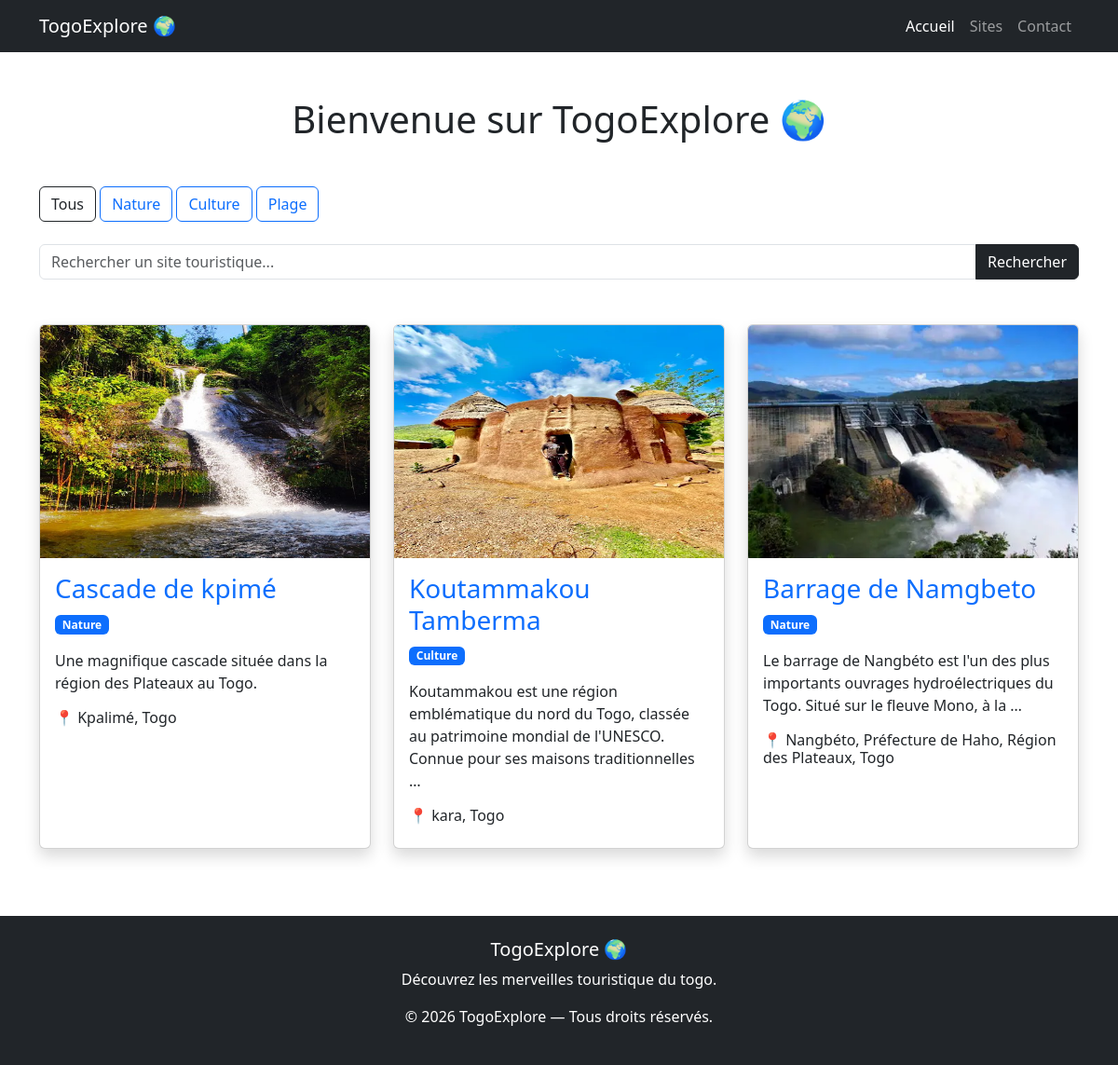
The page / on the database its author committed.
### tourism/models.py (models this page shows, shortened)
class Category(models.Model):
    name = models.CharField(max_length=100)
    def __str__(self):
        return self.name

class TouristSite(models.Model):
    name = models.CharField(max_length=200)
    description = models.TextField()
    location = models.CharField(max_length=255)
    image = models.ImageField(upload_to='site/')
    category = models.ForeignKey(
        Category,
        on_delete=models.CASCADE,
        null=True,
        blank=True
    )
    latitude = models.FloatField(null=True, blank=True)
    longitude = models.FloatField(null=True, blank=True)
    created_at = models.DateTimeField(auto_now_add=True)

### tourism/views.py (the view)
# urls.py: 2. Add a URL to urlpatterns:  path('', views.home, name='home')
def home(request):
    query = request.GET.get('q')
    category_id = request.GET.get('category')
    sites = TouristSite.objects.all()
    if query:
        sites = sites.filter(name__icontains=query)
    if category_id:
        sites = sites.filter(category_id=category_id)
    categories = Category.objects.all()
    context = {
        'sites': sites,
        'categories': categories
    }
    return render(request, 'tourism/index.html', context)

### tourism/templates/tourism/index.html (shortened to what this page needs)
{% load static %}
<!DOCTYPE html>
<html lang="fr">
<head>
    <link href="https://cdn.jsdelivr.net/npm/bootstrap@5.3.7/dist/css/bootstrap.min.css" rel="stylesheet">
</head>
<body>
    <nav class="navbar navbar-expand-lg navbar-dark bg-dark">
        <div class="container">
            <a class="navbar-brand" href="/">
                TogoExplore 🌍
            </a>
            <div class="collapse navbar-collapse" id="navbarNav">
                <ul class="navbar-nav ms-auto">
                    <li class="nav-item">
                        <a class="nav-link active" href="/">
                            Accueil
                        </a>
                    </li>
                    <li class="nav-item">
                        <a class="nav-link" href="/">
                            Sites
                        </a>
                    </li>
                    <li class="nav-item">
                        <a class="nav-link" href="{% url 'contact' %}">
                            Contact
                        </a>
                    </li>
                </ul>
            </div>
        </div>
    </nav>
    <div class="container mt-5">
        <h1 class="text-center mb-5">
            Bienvenue sur TogoExplore 🌍
        </h1>
        <div class="mb-4">
    <a href="/" class="btn btn-outline-dark">
        Tous
    </a>
    {% for category in categories %}
        <a href="/?category={{ category.id }}"
           class="btn btn-outline-primary">
            {{ category.name }}
        </a>
    {% endfor %}
</div>
        <div class="row">
          <form method="GET" class="mb-5">
    <div class="input-group">
        <input type="text"
               name="q"
               class="form-control"
               placeholder="Rechercher un site touristique...">
        <button class="btn btn-dark">
            Rechercher
        </button>
    </div>
</form>
            {% for site in sites %}
            <div class="col-md-4 mb-4">
                <div class="card shadow h-100">
                    <img src="{{ site.image.url }}"
                         class="card-img-top"
                         height="250">
                    <div class="card-body">
                        <h3 class="card-title">
                            <a href="{% url 'site_detail' site.id %}"
                               class="text-decoration-none">
                                {{ site.name }}
                            </a>
                        </h3>
                        <p class="badge bg-primary">
                        {{ site.category }}
                        </p>
                        <p class="card-text">
                            {{ site.description|truncatewords:20 }}
                        </p>
                        <h6>
                            📍 {{ site.location }}
                        </h6>
                    </div>
                </div>
            </div>
            {% endfor %}
        </div>
    </div>
<footer class="bg-dark text-white mt-5 p-4">
      <div class="container text-center">
          <h5>TogoExplore 🌍</h5>
          <p>
            Découvrez les merveilles touristique du togo.
          </p>
          <p>
            © 2026 TogoExplore — Tous droits réservés.
          </p>
      </div>
</footer>
</body>
</html>

### rows shown on the page
Category: name "Nature"
Category: name "Culture"
Category: name "Plage"
TouristSite: image (picture), name "Cascade de kpimé", category "Nature", description "Une magnifique cascade située dans la région des Plateaux au Togo.", location "Kpalimé, Togo"
TouristSite: image (picture), name "Koutammakou Tamberma", category "Culture", description "Koutammakou est une région emblématique du nord du Togo, classée au patrimoine mondial de l'UNESCO. Connue pour ses maisons traditionnelles …", location "kara, Togo"
TouristSite: image (picture), name "Barrage de Namgbeto", category "Nature", description "Le barrage de Nangbéto est l'un des plus importants ouvrages hydroélectriques du Togo. Situé sur le fleuve Mono, à la …", location "Nangbéto, Préfecture de Haho, Région des Plateaux, Togo"
